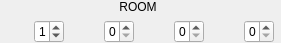
<?xml version="1.0" encoding="UTF-8"?>
<ui version="4.0">
 <class>WQuickReservationsPax</class>
 <widget class="QDialog" name="WQuickReservationsPax">
  <property name="geometry">
   <rect>
    <x>0</x>
    <y>0</y>
    <width>281</width>
    <height>43</height>
   </rect>
  </property>
  <property name="windowTitle">
   <string>Pax</string>
  </property>
  <layout class="QGridLayout" name="gridLayout">
   <property name="leftMargin">
    <number>0</number>
   </property>
   <property name="topMargin">
    <number>0</number>
   </property>
   <property name="rightMargin">
    <number>0</number>
   </property>
   <property name="bottomMargin">
    <number>0</number>
   </property>
   <item row="1" column="1">
    <widget class="EQSpinBox" name="sbMan">
     <property name="maximumSize">
      <size>
       <width>30</width>
       <height>16777215</height>
      </size>
     </property>
     <property name="minimum">
      <number>0</number>
     </property>
     <property name="value">
      <number>1</number>
     </property>
    </widget>
   </item>
   <item row="1" column="7">
    <widget class="EQSpinBox" name="sbBaby">
     <property name="maximumSize">
      <size>
       <width>30</width>
       <height>16777215</height>
      </size>
     </property>
    </widget>
   </item>
   <item row="1" column="0">
    <widget class="QLabel" name="label_21">
     <property name="sizePolicy">
      <sizepolicy hsizetype="Minimum" vsizetype="Preferred">
       <horstretch>0</horstretch>
       <verstretch>0</verstretch>
      </sizepolicy>
     </property>
     <property name="maximumSize">
      <size>
       <width>24</width>
       <height>24</height>
      </size>
     </property>
     <property name="layoutDirection">
      <enum>Qt::RightToLeft</enum>
     </property>
     <property name="text">
      <string/>
     </property>
     <property name="pixmap">
      <pixmap resource="res.qrc">:/images/boss.png</pixmap>
     </property>
     <property name="scaledContents">
      <bool>true</bool>
     </property>
     <property name="alignment">
      <set>Qt::AlignLeading|Qt::AlignLeft|Qt::AlignVCenter</set>
     </property>
    </widget>
   </item>
   <item row="1" column="3">
    <widget class="EQSpinBox" name="sbWoman">
     <property name="maximumSize">
      <size>
       <width>30</width>
       <height>16777215</height>
      </size>
     </property>
    </widget>
   </item>
   <item row="1" column="5">
    <widget class="EQSpinBox" name="sbChild">
     <property name="maximumSize">
      <size>
       <width>30</width>
       <height>16777215</height>
      </size>
     </property>
    </widget>
   </item>
   <item row="1" column="4">
    <widget class="QLabel" name="label_28">
     <property name="maximumSize">
      <size>
       <width>24</width>
       <height>24</height>
      </size>
     </property>
     <property name="text">
      <string/>
     </property>
     <property name="pixmap">
      <pixmap resource="res.qrc">:/images/boy.png</pixmap>
     </property>
     <property name="scaledContents">
      <bool>true</bool>
     </property>
     <property name="alignment">
      <set>Qt::AlignRight|Qt::AlignTrailing|Qt::AlignVCenter</set>
     </property>
    </widget>
   </item>
   <item row="1" column="6">
    <widget class="QLabel" name="label_22">
     <property name="maximumSize">
      <size>
       <width>24</width>
       <height>24</height>
      </size>
     </property>
     <property name="text">
      <string/>
     </property>
     <property name="pixmap">
      <pixmap resource="res.qrc">:/images/feeding-bottle.png</pixmap>
     </property>
     <property name="scaledContents">
      <bool>true</bool>
     </property>
    </widget>
   </item>
   <item row="1" column="2">
    <widget class="QLabel" name="label_19">
     <property name="maximumSize">
      <size>
       <width>24</width>
       <height>24</height>
      </size>
     </property>
     <property name="text">
      <string/>
     </property>
     <property name="pixmap">
      <pixmap resource="res.qrc">:/images/woman.png</pixmap>
     </property>
     <property name="scaledContents">
      <bool>true</bool>
     </property>
     <property name="alignment">
      <set>Qt::AlignRight|Qt::AlignTrailing|Qt::AlignVCenter</set>
     </property>
    </widget>
   </item>
   <item row="0" column="0" colspan="8">
    <widget class="QLabel" name="lbRoom">
     <property name="text">
      <string>ROOM</string>
     </property>
     <property name="alignment">
      <set>Qt::AlignCenter</set>
     </property>
    </widget>
   </item>
  </layout>
 </widget>
 <customwidgets>
  <customwidget>
   <class>EQSpinBox</class>
   <extends>QSpinBox</extends>
   <header location="global">eqspinbox.h</header>
  </customwidget>
 </customwidgets>
 <resources>
  <include location="res.qrc"/>
 </resources>
 <connections/>
</ui>
